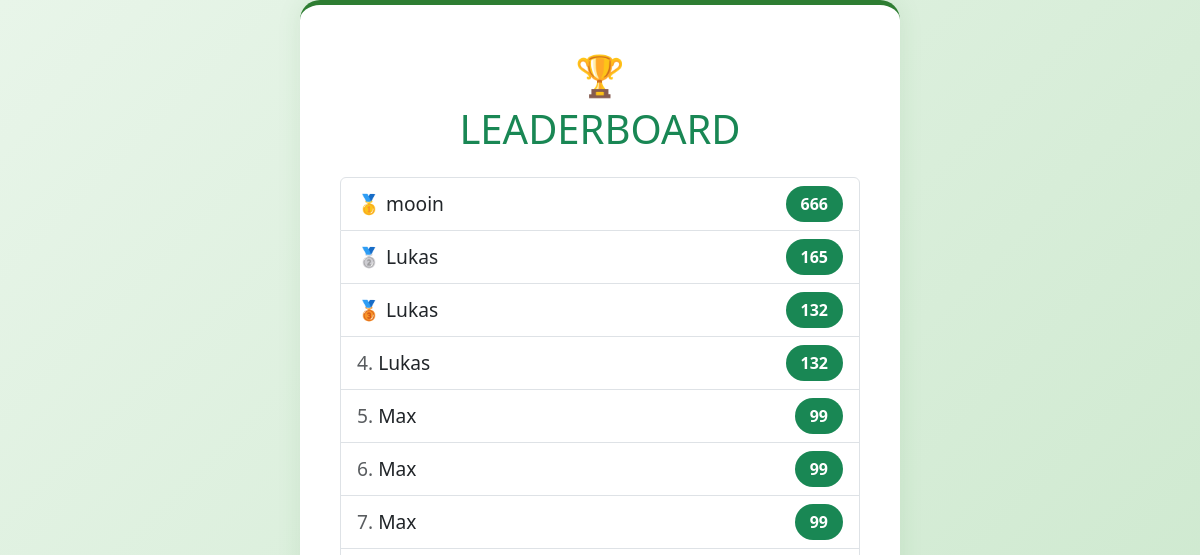
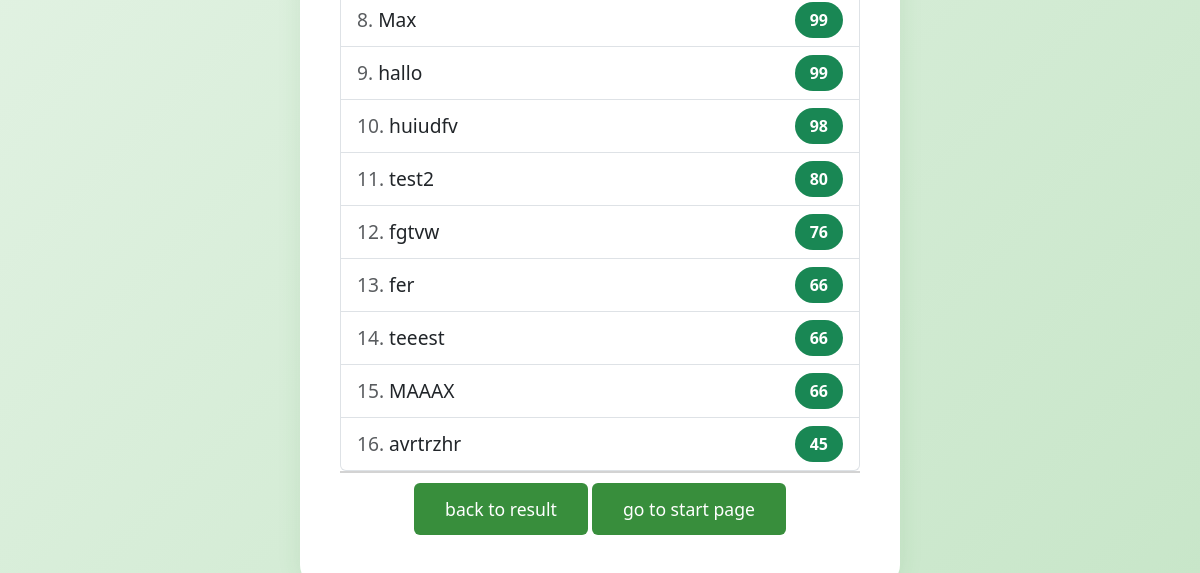
The page /leaderboard/ on the database as committed earlier (2 pictures, top to bottom).
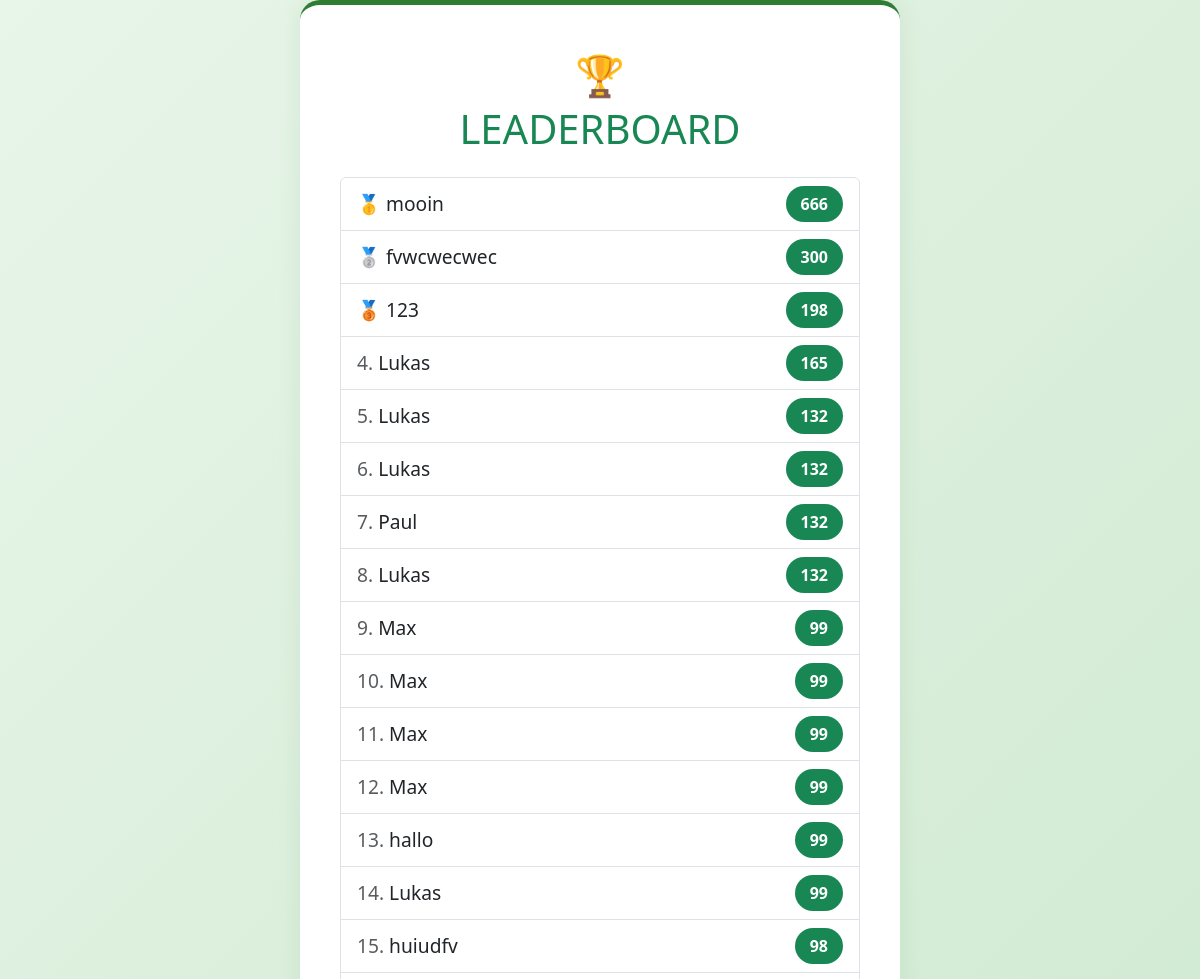
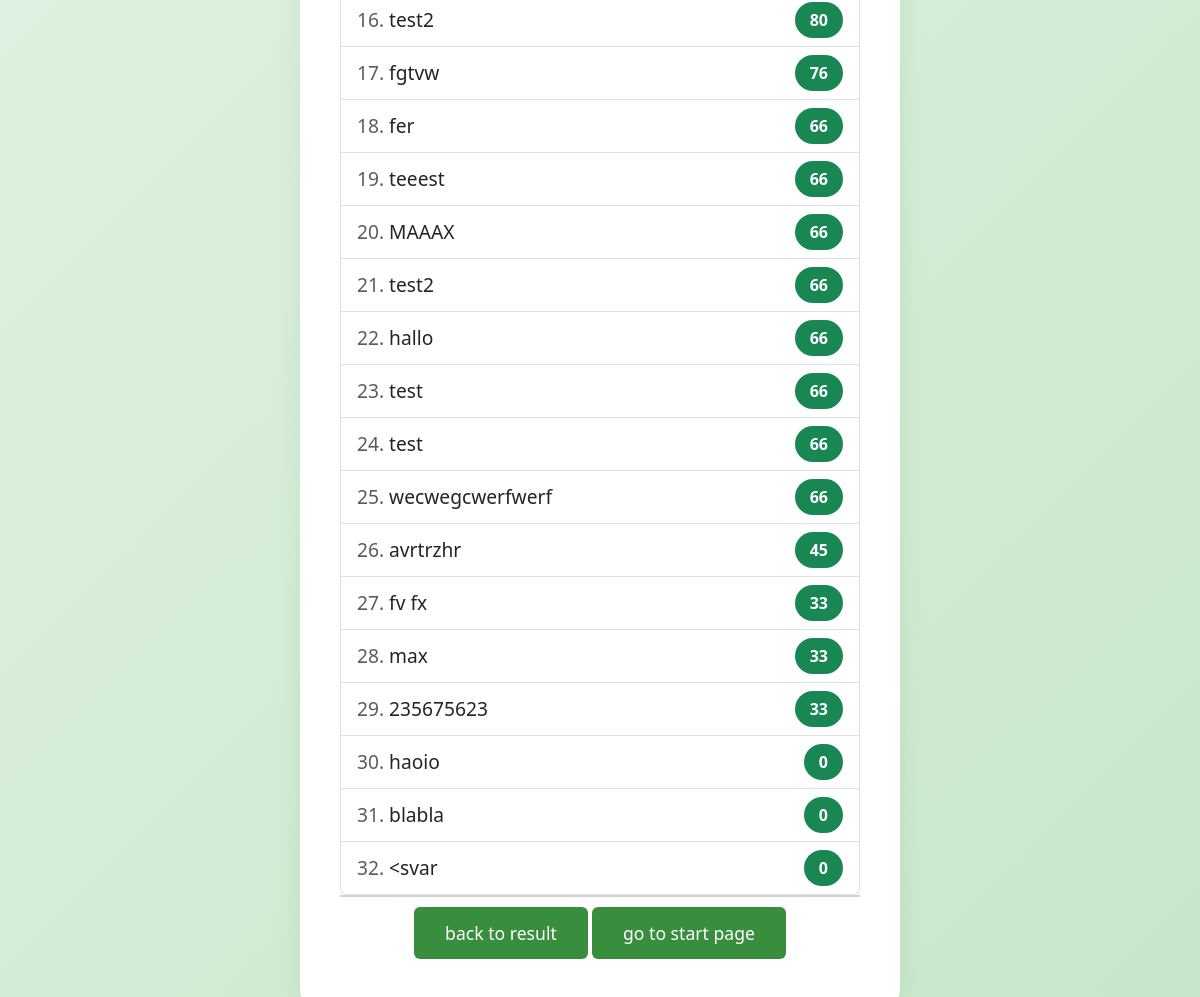
The same page on the database as committed later (2 pictures, top to bottom).
### quiz/models.py (models this page shows, shortened)
class UserScore(models.Model):
    name = models.CharField(max_length=100)
    total_score = models.IntegerField()
    include_in_leaderboard = models.BooleanField(default=True)

### quiz/views.py (the view)
# urls.py: path('leaderboard/', views.leaderboard, name="leaderboard"),
def leaderboard(request):
    leaderboard_data = UserScore.objects.filter(include_in_leaderboard=True).order_by('-total_score')
    current_user_pk = request.session.get('current_user_pk')
    context = {
        'leaderboard': leaderboard_data,
        'current_user_pk': current_user_pk,
    }
    return render(request, 'quiz/leaderboard.html', context)

### quiz/templates/quiz/leaderboard.html (shortened to what this page needs)
<!DOCTYPE html>
<html lang="de">
<head>
    <link href="https://cdn.jsdelivr.net/npm/bootstrap@5.3.0/dist/css/bootstrap.min.css" rel="stylesheet">
</head>
<body>
    <div class="leaderboard-container text-center">
        <div class="mb-4">
            <span style="font-size: 2.5rem;">🏆</span>
            <h2 class="leaderboard-title text-success">LEADERBOARD</h2>
        </div>
        <ul class="list-group text-start">
            {% for user in leaderboard %}
            <li class="list-group-item d-flex justify-content-between align-items-center {% if user.id == current_user_pk %}highlight{% endif %}"
                >
                <div>
                    {% if forloop.counter == 1 %}
                    🥇
                    {% elif forloop.counter == 2 %}
                    🥈
                    {% elif forloop.counter == 3 %}
                    🥉
                    {% else %}
                    <span class="text-muted">{{ forloop.counter }}.</span>
                    {% endif %}
                    {{ user.name }}
                </div>
                <span class="badge bg-success rounded-pill">{{ user.total_score }}</span>
            </li>
            {% endfor %}
        </ul>
        <div class="sticky-bar text-center">
            <a href="{% url 'results' %}" class="btn btn-eco">back to result</a>
            <a href="{% url 'index' %}" class="btn btn-eco">go to start page</a>
        </div>
    </div>
</body>
</html>

### quiz/templates/quiz/leaderboard.html (style rules this page uses)
body { background-color: #f0faf0; background-image: linear-gradient(135deg, #e8f5e9 0%, #c8e6c9 100%); min-height: 100vh; display: flex; align-items: center; justify-content: center; }
.leaderboard-container { background-color: white; border-radius: 20px; padding: 40px; box-shadow: 0 0 25px rgba(46, 125, 50, 0.1); border-top: 5px solid #2e7d32; max-width: 600px; width: 100%; }
.leaderboard-title { font-size: 2.5rem; }
.list-group-item { font-size: 1.2rem; }
.badge { font-size: 1rem; padding: 10px 15px; }
.btn-eco { background-color: #388e3c; color: white; padding: 12px 30px; font-size: 1.1rem; transition: all 0.3s ease; }
.sticky-bar { position: sticky; bottom: 0; background-color:white; z-index: 1000; padding: 10px 0; width: 100%; border-top: solid 2px lightgray; }

Rows that differ between the two databases and show on the page:
added UserScore: name "fvwcwecwec", total_score "300"
added UserScore: name "123", total_score "198"
computed for UserScore (number 4 of 32 on the later page): text "🥈" → "."
computed for UserScore (number 5 of 32 on the later page): text "🥉" → "."
added UserScore: name "Paul", total_score "132"
added UserScore: name "Lukas", total_score "132"
added UserScore: name "Lukas", total_score "99"
added UserScore: name "test2", total_score "66"
added UserScore: name "hallo", total_score "66"
added UserScore: name "test", total_score "66"
added UserScore: name "test", total_score "66"
added UserScore: name "wecwegcwerfwerf", total_score "66"
added UserScore: name "fv fx", total_score "33"
added UserScore: name "max", total_score "33"
added UserScore: name "235675623", total_score "33"
added UserScore: name "haoio", total_score "0"
added UserScore: name "blabla", total_score "0"
added UserScore: name "<svar", total_score "0"
